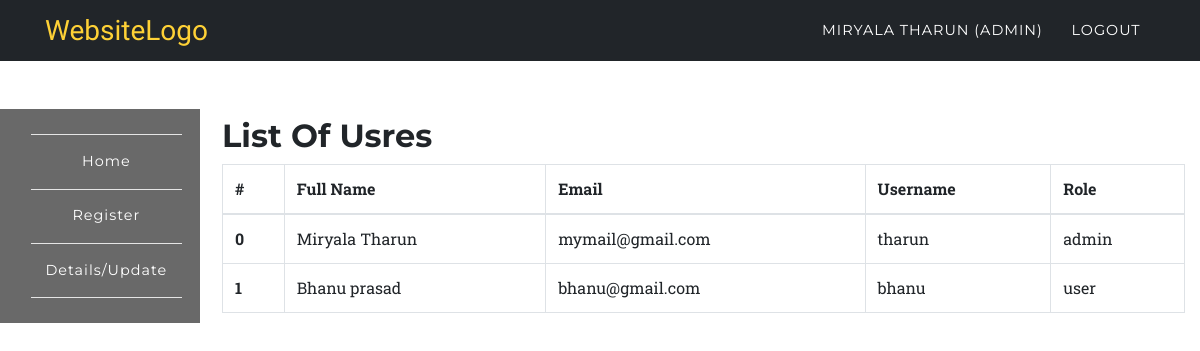
Screenshot of /app/users.php (signed in) with the database file from the repository.
### tables this page shows
CREATE TABLE `users` (
  `id` int(10) UNSIGNED NOT NULL,
  `fullname` varchar(191) NOT NULL,
  `mobile` varchar(191) NOT NULL,
  `username` varchar(191) NOT NULL,
  `email` varchar(191) NOT NULL,
  `password` varchar(191) NOT NULL,
  `created_at` timestamp NULL DEFAULT CURRENT_TIMESTAMP,
  `updated_at` timestamp NULL DEFAULT CURRENT_TIMESTAMP,
  `role` varchar(100) DEFAULT 'user',
  `status` int(1) NOT NULL DEFAULT '1'
);

### app/users.php (the view, shortened to what this page needs)
<?php
	require '../config/config.php';
		try {
			$stmt = $connect->prepare('SELECT * FROM users');
			$stmt->execute();
			$data = $stmt->fetchAll(PDO::FETCH_ASSOC);
		}
		catch(PDOException $e) {
			$errMsg = $e->getMessage();
		}
?>
<?php include '../include/header.php';?>
	<nav class="navbar navbar-expand-lg navbar-dark py-1" style="background-color:#212529;" id="mainNav">
      <div class="container">
        <a class="navbar-brand js-scroll-trigger" href="../index.php">WebsiteLogo</a>
        <div class="collapse navbar-collapse" id="navbarResponsive">
          <ul class="navbar-nav text-uppercase ml-auto">
            <li class="nav-item">
              <a class="nav-link" href="login.php"><?php echo $_SESSION['fullname']; ?> <?php if($_SESSION['role'] == 'admin'){ echo "(Admin)"; } ?></a>
            </li>
            <li class="nav-item">
              <a href="../auth/logout.php" class="nav-link">Logout</a>
            </li>
          </ul>
        </div>
      </div>
    </nav>
	    <br>
<?php include '../include/side-nav.php';?>
<section class="wrapper" style="margin-left:16%;margin-top: -11%;">
	<div class="container">
		<div class="row">
			<div class="col-12">
				<h2>List Of Usres</h2>
				<div class="table-responsive">
					<table class="table table-bordered">
					  <thead>
					    <tr>
					      <th>#</th>
					      <th>Full Name</th>
					      <th>Email</th>
					      <th>Username</th>
					      <th>Role</th>
					    </tr>
					  </thead>
					  <tbody>
					  	<?php
					  		foreach ($data as $key => $value) {
							   echo '<tr>';
							      echo '<th scope="row">'.$key.'</th>';
							      echo '<td>'.$value['fullname'].'</td>';
							      echo '<td>'.$value['email'].'</td>';
							      echo '<td>'.$value['username'].'</td>';
							      echo '<td>'.$value['role'].'</td>';
							   echo '</tr>';
					  		}
					  	?>
					  </tbody>
					</table>
				</div>
			</div>
		</div>
	</div>
</section>
<?php include '../include/footer.php';?>

### assets/css/rent.css (style rules this page uses)
body { font-family: 'Roboto Slab', 'Helvetica Neue', Helvetica, Arial, sans-serif; }
a { color: green; }
h1, h2, h3, h4, h5, h6 { font-weight: 700; font-family: 'Montserrat', 'Helvetica Neue', Helvetica, Arial, sans-serif; }
section { padding: 100px 0; }
@media (min-width: 768px) { section { padding: 140px 0; } }
#mainNav { background-color: #212529; }
#mainNav .navbar-brand { color: #fed136; font-family: 'Kaushan Script', 'Helvetica Neue', Helvetica, Arial, cursive; }
#mainNav .navbar-nav .nav-item .nav-link { font-size: 90%; font-weight: 400; padding: 0.75em 0; letter-spacing: 1px; color: white; font-family: 'Montserrat', 'Helvetica Neue', Helvetica, Arial, sans-serif; }
@media (min-width: 992px) { #mainNav { padding-top: 25px; padding-bottom: 25px; -webkit-transition: padding-top 0.3s, padding-bottom 0.3s; -moz-transition: padding-top 0.3s, padding-bottom 0.3s; transition: padding-top 0.3s, padding-bottom 0.3s; border: none; background-color: transparent; } }
@media (min-width: 992px) { #mainNav .navbar-brand { font-size: 1.75em; -webkit-transition: all 0.3s; -moz-transition: all 0.3s; transition: all 0.3s; } }
@media (min-width: 992px) { #mainNav .navbar-nav .nav-item .nav-link { padding: 1.1em 1em !important; } }

### assets/css/style.css (style rules this page uses)
.navbar { border-radius: 0px; }
section { padding-left: 15px; }

### rows the page displays
users: key "0", fullname "Miryala Tharun", email "mymail@gmail.com", username "tharun", role "admin"
users: key "1", fullname "Bhanu prasad", email "bhanu@gmail.com", username "bhanu", role "user"

### other values shown
$_SESSION['fullname'] "MIRYALA THARUN"
